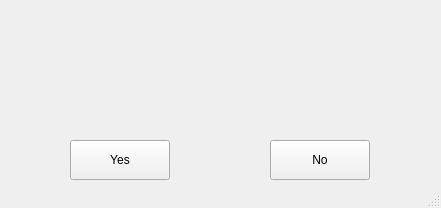
<?xml version="1.0" encoding="UTF-8"?>
<ui version="4.0">
 <class>MainWindow</class>
 <widget class="QMainWindow" name="MainWindow">
  <property name="geometry">
   <rect>
    <x>0</x>
    <y>0</y>
    <width>441</width>
    <height>208</height>
   </rect>
  </property>
  <property name="minimumSize">
   <size>
    <width>300</width>
    <height>140</height>
   </size>
  </property>
  <property name="windowTitle">
   <string>Confirmation</string>
  </property>
  <widget class="QWidget" name="centralwidget">
   <widget class="QPushButton" name="pushButton">
    <property name="geometry">
     <rect>
      <x>70</x>
      <y>140</y>
      <width>100</width>
      <height>40</height>
     </rect>
    </property>
    <property name="text">
     <string>Yes</string>
    </property>
   </widget>
   <widget class="QLabel" name="label">
    <property name="geometry">
     <rect>
      <x>10</x>
      <y>10</y>
      <width>421</width>
      <height>121</height>
     </rect>
    </property>
    <property name="text">
     <string/>
    </property>
    <property name="alignment">
     <set>Qt::AlignCenter</set>
    </property>
   </widget>
   <widget class="QPushButton" name="pushButton_2">
    <property name="geometry">
     <rect>
      <x>270</x>
      <y>140</y>
      <width>100</width>
      <height>40</height>
     </rect>
    </property>
    <property name="text">
     <string>No</string>
    </property>
   </widget>
  </widget>
  <widget class="QStatusBar" name="statusbar"/>
 </widget>
 <resources/>
 <connections/>
</ui>
